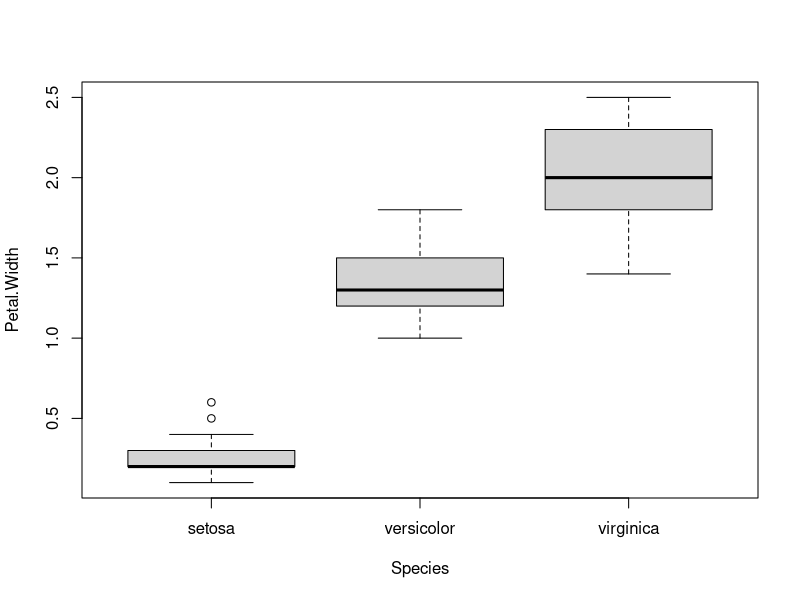
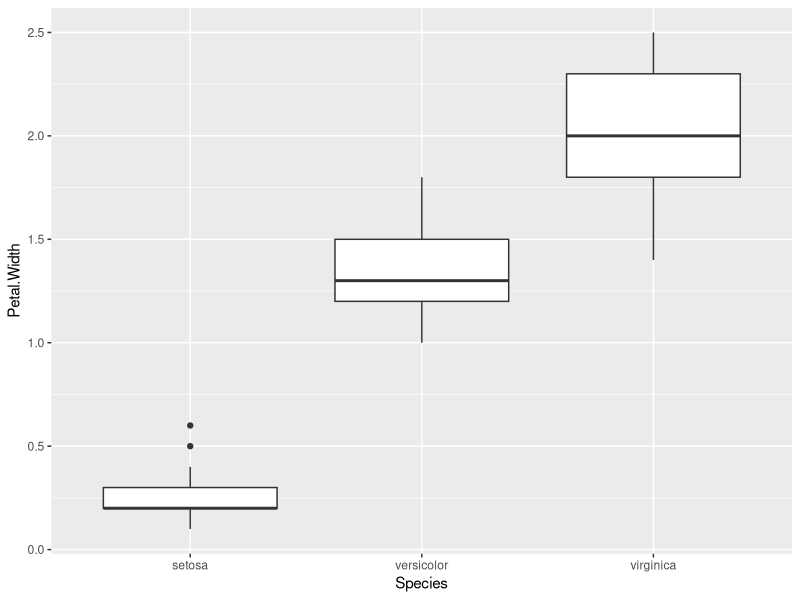
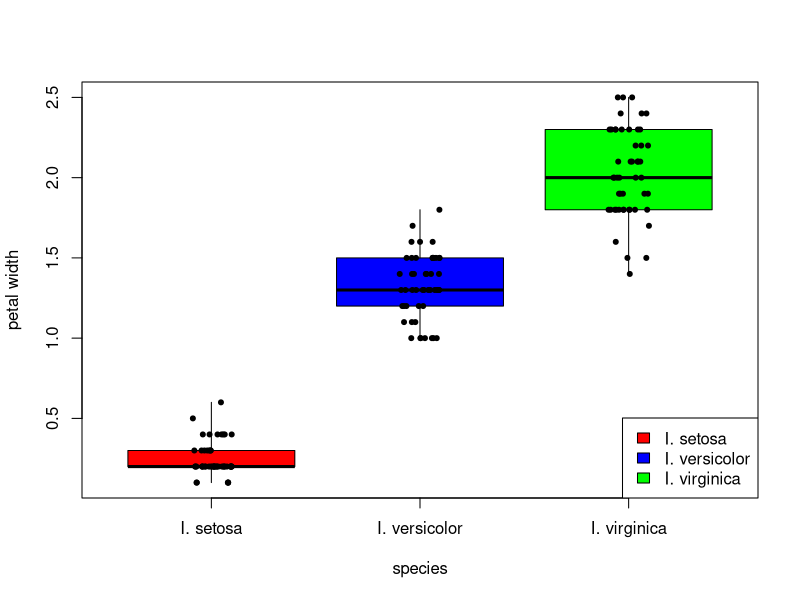
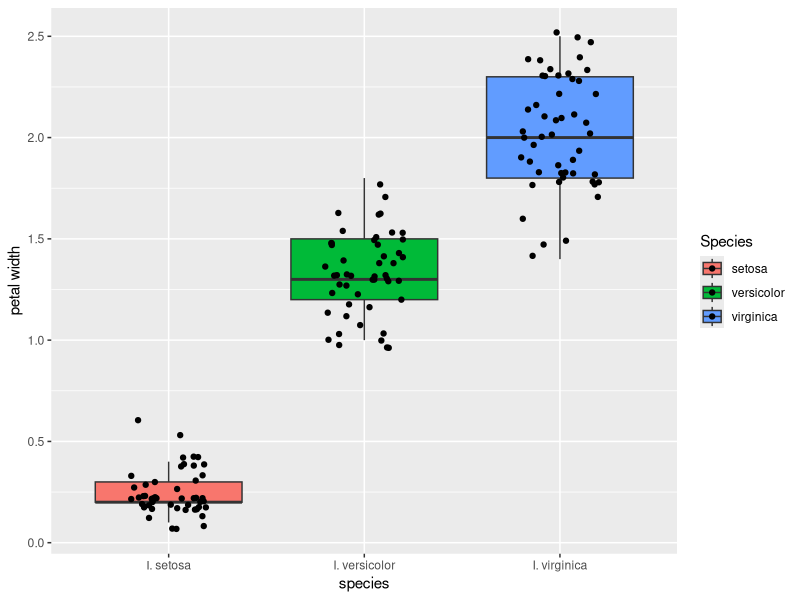
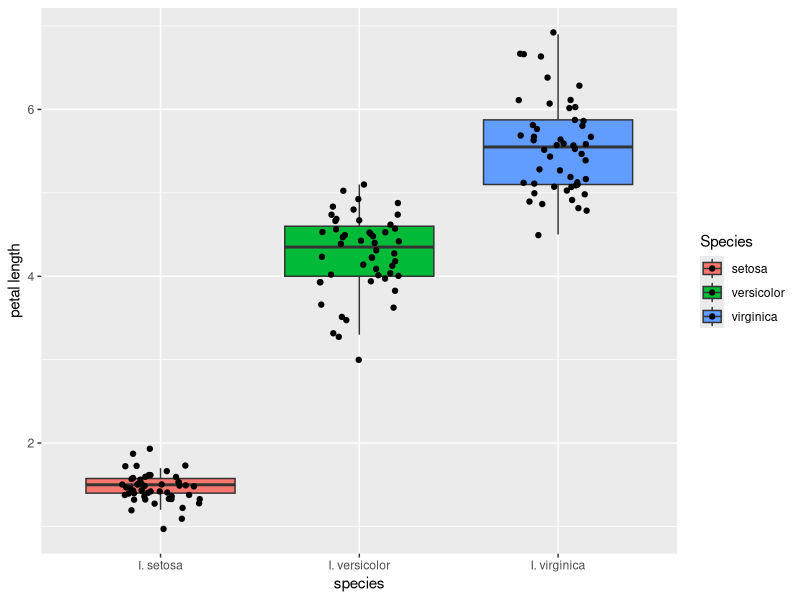
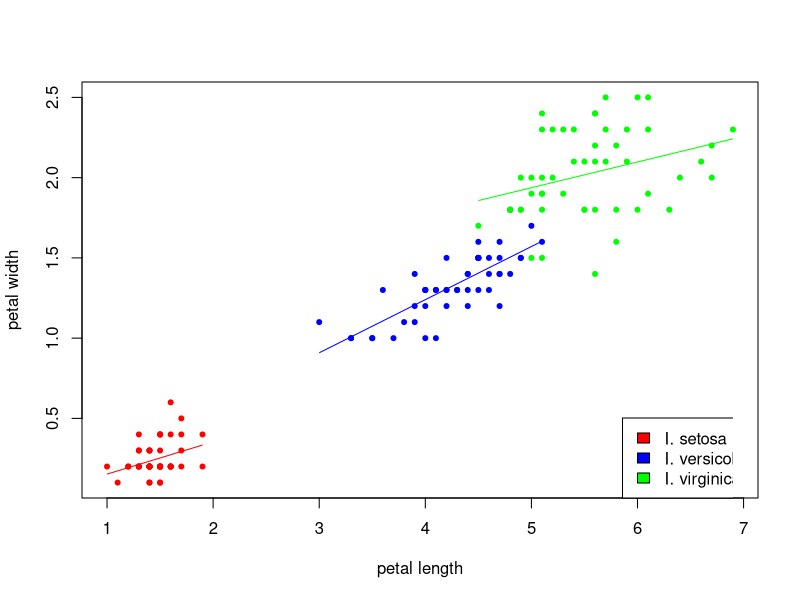
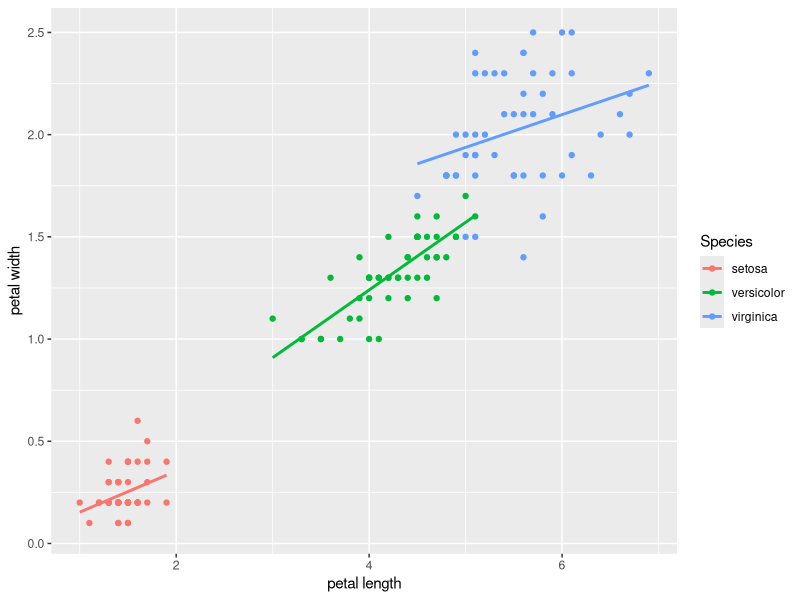
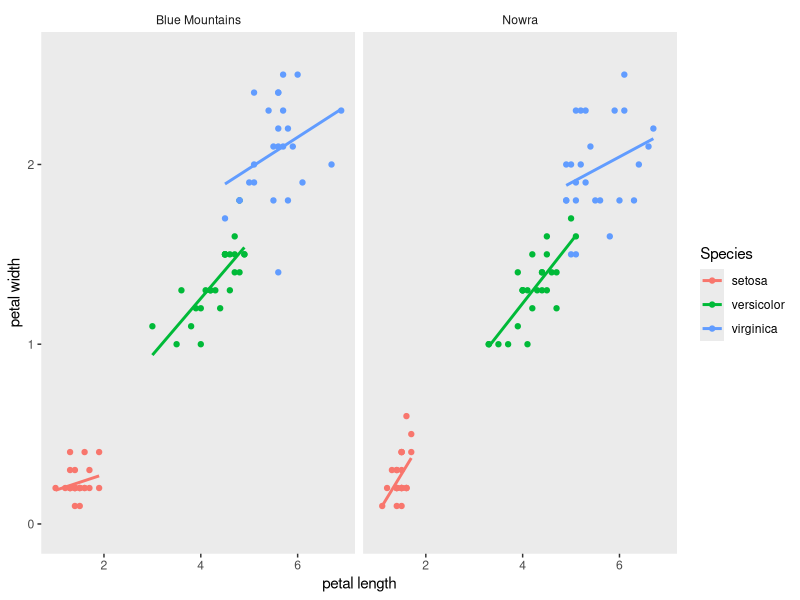

Reproduce these figures in R, in order.
#########################################
## Saving time with ggplot and cowplot ##
#########################################

## I would normally empty any stored objects at the beginning
## of a new script, just to improve performance and avoid mix-ups
## but I don't know if you have saved your work and sessions so
## only run this if you have objects with the same name and know what you're doing
## rm(list=ls())

# 1) Loading libraries
## you can use install.packages() to install them
## use `control + shift + c` to uncomment large chunks of code
# install.packages("tidyr")
# install.packages("dplyr")
# install.packages("ggplot2")
# install.packages("cowplot")

library(tidyr) # A tidy way to write and read code
library(dplyr) # Useful functions to select and group data
library(ggplot2) # To make pretty plots
library(cowplot) # To build panels
 
# 2) the `iris` dataset
## R has built-in datasets that are loaded with the environment
## they allow people to develop easily reproducible code

## Let's have a look at the most famous one in ecology, `iris`

head(iris,10)

## We're gonna ask (I) how sepal widths differ between species,
## and (II) if sepal lengths vary with sepal widths similarly between species.

## Pretty figures are worth better than all the p-values in the world,
## so we'll focus on that during this R user group session.

#########
### I ###
#########

## `boxplot()` and `geom_boxplot` are pretty similar
boxplot(Petal.Width ~ Species, data=iris)

ggplot(iris,aes(x=Species, y=Petal.Width))+
  geom_boxplot()

## but if you want to make more complex figures,
## ggplot is more flexible and easier to read

## This is base R:
boxplot(Petal.Width ~ Species, data=iris,
        range=+Inf, 
        staplelty = 0, 
        col=c('red','blue','green'), 
        xlab='species', 
        ylab='petal width',
        names=c("I. setosa", "I. versicolor", "I. virginica"),
        whisklty = 1
)
stripchart(Petal.Width ~ Species, data=iris, 
           vertical = TRUE, 
           method = "jitter",
           add=T,
           pch = 20,
           group.names=c("I. setosa", "I. versicolor", "I. virginica")
)
legend("bottomright",legend=c("I. setosa", "I. versicolor", "I. virginica"),
       fill=c('red','blue','green')
)

## It is just a simple plot but already a nightmare 

## ggplot does this in six lines:
ggplot(iris,aes(x=Species, y=Petal.Width, fill=Species))+
  geom_boxplot(outlier.shape = NA)+
  geom_jitter(width = 0.2)+
  xlab("species")+
  ylab("petal width")+
  scale_x_discrete(labels=c("I. setosa", "I. versicolor", "I. virginica"))

## And it's so easy to do it for Petal.Length too ! 12 characters to change
ggplot(iris,aes(x=Species, y=Petal.Length, fill=Species))+
  geom_boxplot(outlier.shape = NA)+
  geom_jitter(width = 0.2)+
  xlab("species")+
  ylab("petal length")+
  scale_x_discrete(labels=c("I. setosa", "I. versicolor", "I. virginica"))

## Note how to use one line per characteristic and the + at the end.
## This allows to comment any line to come back to it later

## Ok this is cool but your reviewers will probably want you to report
## group mean +/- sd.
## This is how I used to it, it's fine for three groups,
## but can rapidly become annoying
levels(iris$Species)
mean(iris$Petal.Width[iris$Species=='setosa'])
mean(iris$Petal.Width[iris$Species=='versicolor'])
mean(iris$Petal.Width[iris$Species=='virginica'])
sd(iris$Petal.Width[iris$Species=='setosa'])
sd(iris$Petal.Width[iris$Species=='versicolor'])
sd(iris$Petal.Width[iris$Species=='virginica'])

## it's hard to read, and guess what your reviewers are going to 
## ask you to provide se or median instead anyway.

## tidyr and dplyr allow you to get this info quickly
## and pretty similarly to the way ggplot displays them:
iris %>%
  gather(type,measurement,Petal.Length:Petal.Width) %>% #from wide to long format
  group_by(Species,type) %>%
  summarise(mean=mean(measurement),
            sd=sd(measurement),
            n=n())

############
#### II ####
############

## Let's look at (II) how the ratios of petal lengths to widths vary across species

## This is base R, I won't bother making a nicer figure with it,
## we're already convinced ggplot is better
levels(iris$Species)
plot(Petal.Width~Petal.Length,data=iris,pch=20,
     xlab='petal length',
     ylab='petal width',
     col=c('red','blue','green')[iris$Species])
clip(
  min(iris$Petal.Length[iris$Species=="setosa"]),
  max(iris$Petal.Length[iris$Species=="setosa"]), 
  -100, #can't even use -Inf here, so you'll have to adapt that for each dataset
  +100)
abline(lm(Petal.Width~Petal.Length, data=iris[iris$Species=="setosa",]),col="red")
clip(
  min(iris$Petal.Length[iris$Species=="versicolor"]),
  max(iris$Petal.Length[iris$Species=="versicolor"]), 
  -100, 
  +100)
abline(lm(Petal.Width~Petal.Length, data=iris[iris$Species=="versicolor",]), col="blue")
clip(
  min(iris$Petal.Length[iris$Species=="virginica"]),
  max(iris$Petal.Length[iris$Species=="virginica"]), 
  -100, 
  +100)
abline(lm(Petal.Width~Petal.Length, data=iris[iris$Species=="virginica",]), col="green")
legend("bottomright",legend=c("I. setosa", "I. versicolor", "I. virginica"),
       fill=c('red','blue','green')
)

## Well you get the idea... and that is just for three species,
## just imagine if we had this at two locations

## ggplot:
ggplot(iris,aes(x=Petal.Length,y=Petal.Width,colour=Species, group=Species))+
  geom_point()+ 
  geom_smooth(method = "lm", fill = NA)+
  xlab("petal length")+
  ylab("petal width")

## Now, imagine if we had this at two locations:
iris$location<-rep(c("Blue Mountains","Nowra"),dim(iris)[2])
head(iris)

## well it's still super easy !
ggplot(iris,aes(x=Petal.Length,y=Petal.Width,colour=Species, group=Species))+
  geom_point()+ 
  geom_smooth(method = "lm", fill = NA)+
  xlab("petal length")+
  ylab("petal width")+
  facet_wrap(~location)+
  theme(panel.grid.major = element_blank(),
        panel.grid.minor = element_blank(),
        strip.background = element_rect(colour="white", fill="white"))

iris %>%
  gather(type,measurement,Petal.Length:Petal.Width) %>%
  group_by(Species,type,location) %>%
  summarise(mean=mean(measurement),
            sd=sd(measurement),
            n=n())

## This is getting painful to copy and paste, so just save it as an object...
results<-iris %>%
  gather(type,measurement,Petal.Length:Petal.Width) %>%
  group_by(Species,type,location) %>%
  summarise(mean=mean(measurement),
            sd=sd(measurement),
            n=n())

## ...then as a table you can copy and paste in your manuscript
write.csv(results,"table 1 - mean - sd - n.csv",row.names=F)


## Ok now let's play with cowplot to make a nice panel
## I'd like 
## i) the two boxplots side by side
## ii) the scatter plot under that
## iii) one common legend
## iv) panel names A B C

## First we need to store our plots into objects,
## and the two first boxplots shouldn't have a legend.

## Of course in a real script we wouldn't rewrite that,
## but here we do just to show how compact the final code is.
## *ALL* you need is this code below:

boxplot.width <- ggplot(iris,aes(x=Species, y=Petal.Width, fill=Species))+
  geom_boxplot(outlier.shape = NA)+
  geom_jitter(width = 0.2)+
  xlab("species")+
  ylab("petal width")+
  scale_x_discrete(labels=c("I. setosa", "I. versicolor", "I. virginica"))

boxplot.length <- ggplot(iris,aes(x=Species, y=Petal.Length, fill=Species))+
  geom_boxplot(outlier.shape = NA)+
  geom_jitter(width = 0.2)+
  xlab("species")+
  ylab("petal length")+
  scale_x_discrete(labels=c("I. setosa", "I. versicolor", "I. virginica"))

scatterplot <- ggplot(iris,aes(x=Petal.Length,y=Petal.Width,colour=Species, group=Species))+
  geom_point()+ 
  geom_smooth(method = "lm", fill = NA)+  # if you remove the fill = NA, you get a 95% confidence interval
  xlab("petal length")+
  ylab("petal width")+
  facet_wrap(~location)+
  theme(panel.grid.major = element_blank(),
        panel.grid.minor = element_blank(),
        strip.background = element_rect(colour="white", fill="white"))

top<-plot_grid(boxplot.width + theme(legend.position="none"),
               boxplot.length + theme(legend.position="none"),
               labels = c('A', 'B'),
               align = 'h')
plot_grid(top,scatterplot,labels=c('','C'),ncol=1, rel_heights=c(1,1.8))

## How cool is that? Let's not mess around with the format,
## we'll save this as a high quality compressed TIFF image that any journal will accept:
ggsave("Figures/Figure 1.tiff",
       compression="lzw", #make sure to always include this, or your file will be heavy
       width=220,height=200,units="mm")

## Now you just need to cite the packages, why struggle?
sessionInfo()
citation()
citation("ggplot2")
citation("cowplot")
citation("tidyr")
citation("dplyr")

## To share your code and allow your results to be reproduced by anybody at anytime,
## save these outputs and share them online
sessionInfo()
dput(iris)

## One last thing, if you want to add a common legend while keeping the
## same width, you can use the function get_legend
irislegend<-get_legend(boxplot.length)
plot_grid(top,
          irislegend,
          rel_widths = c(2, 0.3))

## Feel free to try ggplot and cowplot on your own data in the time we have left